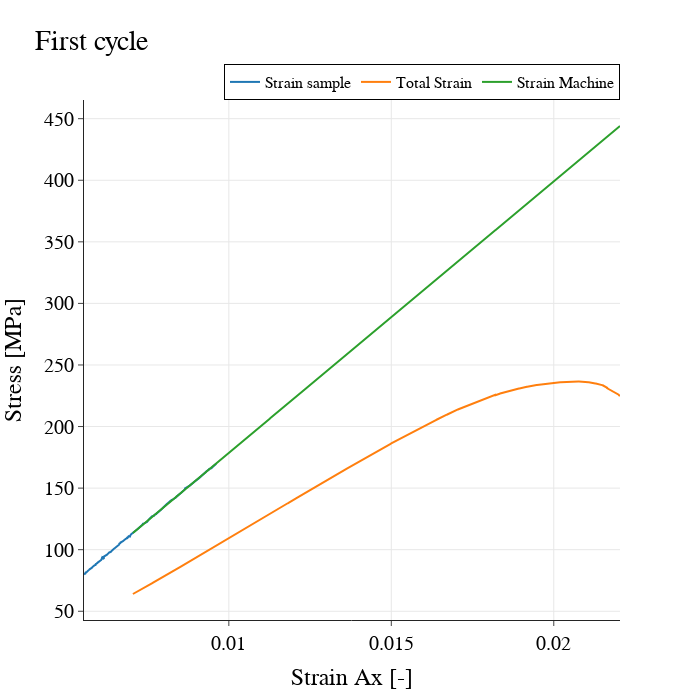

Here is the notebook cell this chart was saved with:
### Code cell
stress_range1 = stress_range.to_numpy()
# strain_range1 = strain_range.to_numpy()

# stress_range1 = stress2
strain_range1 = strain2

CP = df_exp_PB_1['IPress']/10
CP1 = CP.to_numpy()
# print(CP1)

# Correction
# print(CP)
strain_rock = np.array(())
strain_machine = np.array(())
for value in range(len(stress_range1)):
    if (CP1[value] == 10):
        p = 3.671e+04
    elif (CP1[value] == 20):
        p = 4.305e+04
    elif (CP1[value] == 30):
        p = 4.8e+04
    elif (CP1[value] == 40):
        p = 5.107e+04
    elif (CP1[value] == 50):
        p = 5.316e+04

    strain_rock=np.append(strain_rock, strain_range1[value] - (stress_range1[value]/p))
    strain_machine=np.append(strain_machine, strain_range1[value] - strain_rock)

print(strain_rock)
E_rock = linregress(strain_rock,stress_range1)
print(E_rock)
Linfit = E_rock[0]*(strain1) + E_rock[1]

corr_matrix = np.corrcoef(strain_rock, stress_range1)
corr = corr_matrix[0,1]
R_sq = corr**2
print(R_sq)

### Plot specific cycle
fig = go.Figure()
fig.add_trace(go.Scatter(name='Strain sample', x=strain_rock, y=stress_range1))
fig.add_trace(go.Scatter(name='Total Strain', x=strain1, y=stress1))
# fig.add_trace(go.Scatter(name='Strain Machine', x=strain_machine, y=stress_range1))
fig.add_trace(go.Scatter(name='Strain Machine', x=strain1, y=Linfit))
fig.update_layout(template="simple_white", showlegend=True, autosize=False, width=700, height=700, 
    title="First cycle",
    xaxis_title="Strain Ax [-]",
    yaxis_title="Stress [MPa]",
    font=dict(
        family="New Times Roman",
        size=20,
        color="Black"),
    legend=dict(title=None, orientation='h', y=1, yanchor="bottom", x=1, xanchor="right", font=dict(size = 16), bordercolor='black', borderwidth=1))

fig.update_yaxes(showgrid=True)
fig.update_xaxes(showgrid=True)

fig.show()

np.savetxt('sample.txt',strain_rock)

### Figure 1 — Plotly figure (JSON) as saved in the notebook; plotly's stock layout.template omitted (floating-point values rounded to 4 significant figures; data arrays with more than 128 entries replaced by an {"elided": "..."} marker saying what was removed)
{"data": [{"name": "Strain sample", "type": "scatter", "x": {"elided": "406 float values"}, "y": {"elided": "406 float values"}}, {"name": "Total Strain", "type": "scatter", "x": {"elided": "1050 float values"}, "y": {"elided": "1050 float values"}}, {"name": "Strain Machine", "type": "scatter", "x": {"elided": "1050 float values"}, "y": {"elided": "1050 float values"}}], "layout": {"autosize": false, "font": {"color": "Black", "family": "New Times Roman", "size": 20}, "height": 700, "legend": {"bordercolor": "black", "borderwidth": 1, "font": {"size": 16}, "orientation": "h", "title": {}, "x": 1, "xanchor": "right", "y": 1, "yanchor": "bottom"}, "showlegend": true, "title": {"text": "First cycle"}, "width": 700, "xaxis": {"showgrid": true, "title": {"text": "Strain Ax [-]"}}, "yaxis": {"showgrid": true, "title": {"text": "Stress [MPa]"}}}}
